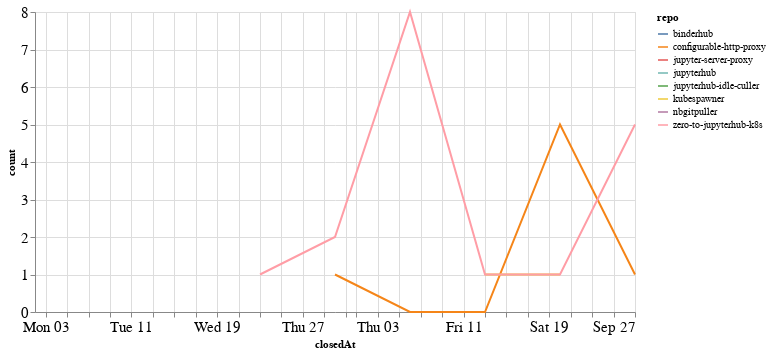

The notebook cell this image was saved under:
### Code cell
closed_by_time = closed_by.groupby('repo').resample('W', on='closedAt').count()['author'].reset_index()
closed_by_time = closed_by_time.rename(columns={'author': 'count'})

alt.Chart(closed_by_time, width=600).mark_line().encode(
    x='closedAt',
    y='count',
    color='repo',
    tooltip="repo"
)

### Figure 1 — Vega-Lite specification as saved in the notebook (floating-point values rounded to 4 significant figures)
{"config": {"axisLeft": {"labelFontSize": 15}, "axisBottom": {"labelFontSize": 15}}, "data": {"name": "data-b53b8fa302f3dc7ab659d46b5979be82"}, "mark": "line", "encoding": {"color": {"type": "nominal", "field": "repo"}, "tooltip": {"type": "nominal", "field": "repo"}, "x": {"type": "temporal", "field": "closedAt"}, "y": {"type": "quantitative", "field": "count"}}, "width": 600, "$schema": "https://vega.github.io/schema/vega-lite/v4.8.1.json", "datasets": {"data-b53b8fa302f3dc7ab659d46b5979be82": [{"repo": "binderhub", "closedAt": "2020-08-23T00:00:00", "count": 1}, {"repo": "configurable-http-proxy", "closedAt": "2020-08-30T00:00:00", "count": 1}, {"repo": "configurable-http-proxy", "closedAt": "2020-09-06T00:00:00", "count": 0}, {"repo": "configurable-http-proxy", "closedAt": "2020-09-13T00:00:00", "count": 0}, {"repo": "configurable-http-proxy", "closedAt": "2020-09-20T00:00:00", "count": 5}, {"repo": "configurable-http-proxy", "closedAt": "2020-09-27T00:00:00", "count": 1}, {"repo": "jupyter-server-proxy", "closedAt": "2020-08-02T00:00:00", "count": 1}, {"repo": "jupyterhub", "closedAt": "2020-08-23T00:00:00", "count": 1}, {"repo": "jupyterhub-idle-culler", "closedAt": "2020-08-23T00:00:00", "count": 1}, {"repo": "kubespawner", "closedAt": "2020-09-13T00:00:00", "count": 1}, {"repo": "kubespawner", "closedAt": "2020-09-20T00:00:00", "count": 1}, {"repo": "nbgitpuller", "closedAt": "2020-08-02T00:00:00", "count": 4}, {"repo": "zero-to-jupyterhub-k8s", "closedAt": "2020-08-23T00:00:00", "count": 1}, {"repo": "zero-to-jupyterhub-k8s", "closedAt": "2020-08-30T00:00:00", "count": 2}, {"repo": "zero-to-jupyterhub-k8s", "closedAt": "2020-09-06T00:00:00", "count": 8}, {"repo": "zero-to-jupyterhub-k8s", "closedAt": "2020-09-13T00:00:00", "count": 1}, {"repo": "zero-to-jupyterhub-k8s", "closedAt": "2020-09-20T00:00:00", "count": 1}, {"repo": "zero-to-jupyterhub-k8s", "closedAt": "2020-09-27T00:00:00", "count": 5}]}}
